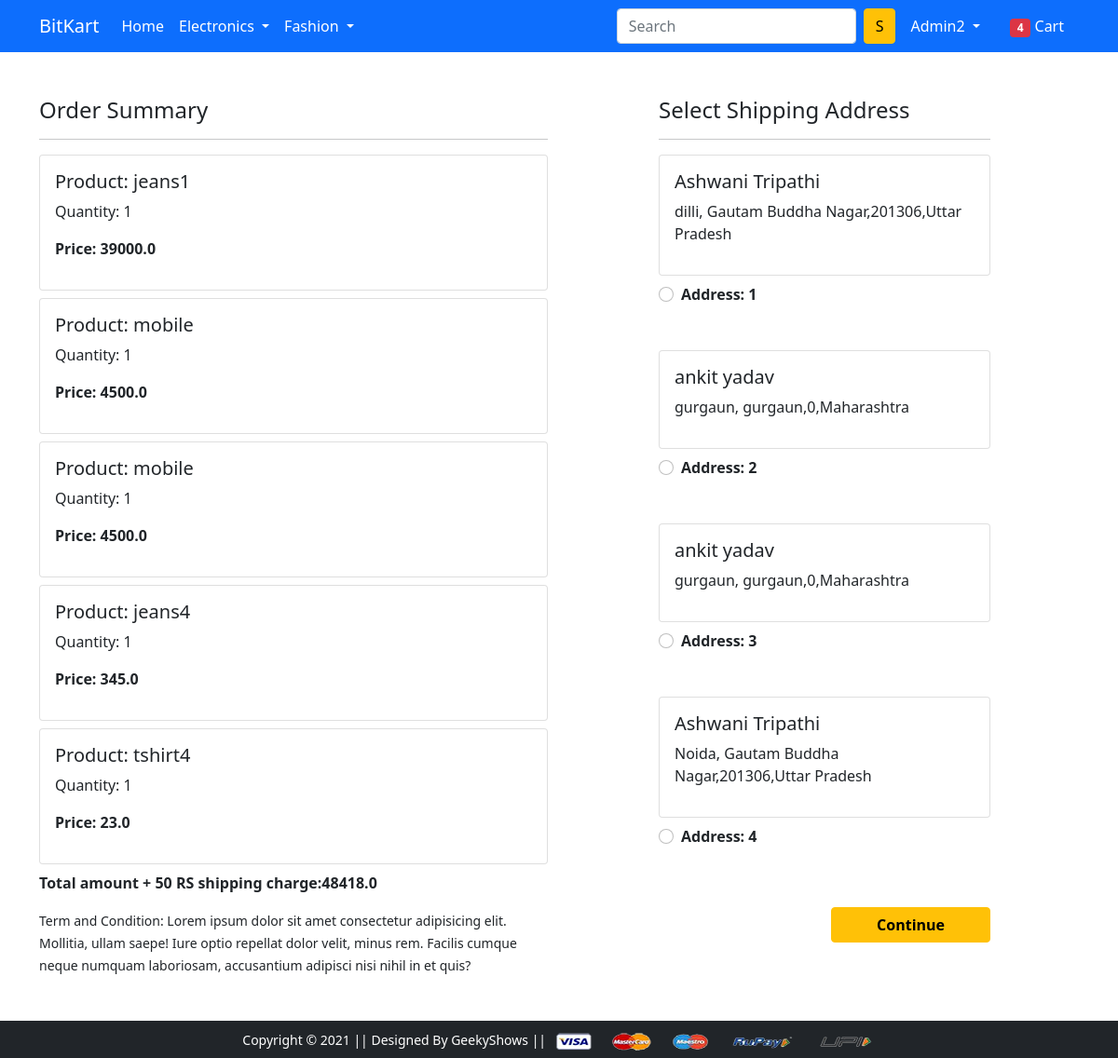
Page /checkout/ (signed in) on the earlier database version.
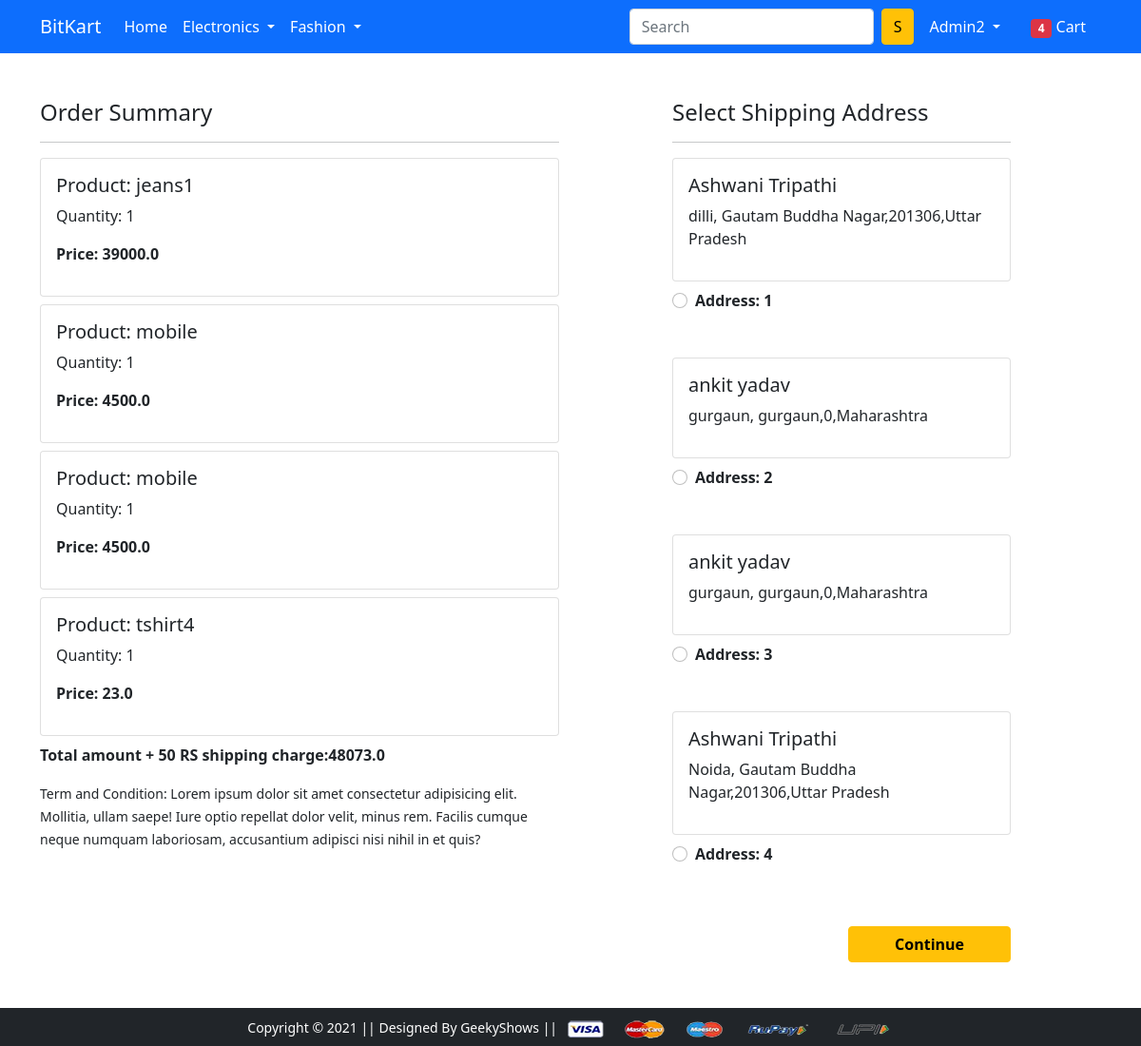
Same page on the later database version.
### app/models.py (models this page shows, shortened)
class Cart(models.Model):
    user = models.ForeignKey(User, on_delete=models.CASCADE)
    product = models.ForeignKey(Product, on_delete=models.CASCADE)
    quantity = models.PositiveIntegerField(default=1)
    @property
    def total_cost(self):
        return self.quantity*self.product.discounted_price

class Product(models.Model):
    title = models.CharField(max_length=100)
    selling_price = models.FloatField()
    discounted_price = models.FloatField()
    description = models.TextField()
    brand = models.CharField(max_length=100)
    category = models.CharField(choices=CATEGORY_CHOICES, max_length=2)
    product_image = models.ImageField(upload_to="productimg")

class Customer(models.Model):
    user = models.ForeignKey(User, on_delete=models.CASCADE)
    name = models.CharField(max_length=200)
    locality = models.CharField(max_length=200)
    city = models.CharField(max_length=50)
    zipcode = models.IntegerField()
    state = models.CharField(choices=STATE_CHOICES, max_length=50)

### app/views.py (the view)
# urls.py: path('checkout/', views.checkout, name='checkout'),
def checkout(request):
 user=request.user
 add=Customer.objects.filter(user=user)
 carts=Cart.objects.filter(user=user)
 amount=0.0
 shipping_charge=50
 if carts:
  for cart in carts:
    product=cart.product
    amount+=(cart.quantity*product.discounted_price)
  total_amount=amount+shipping_charge
  return render(request, 'app/checkout.html',{'add':add,'carts':carts,'total_amount':total_amount})

### app/templates/app/checkout.html (shortened to what this page needs)
{% extends 'app/base.html' %}
{% load static %}
{% block main-content %}
<div class="container">
 <div class="row mt-5">
  <div class="col-sm-6">
    <h4>Order Summary</h4>
    <hr>
    {% for cart in carts %}
      <div class="card mb-2">
        <div class="card-body">
          <h5>Product: {{cart.product.title}}</h5>
          <p>Quantity: {{cart.quantity}}</p>
          <p class="fw-bold">Price: {{cart.total_cost}} </p>
        </div>
      </div>
      {% endfor %}
      <p class="fw-bold">Total amount + 50 RS shipping charge:{{total_amount}}</p>
    <small>Term and Condition: Lorem ipsum dolor sit amet consectetur adipisicing elit. Mollitia, ullam saepe! Iure optio repellat dolor velit, minus rem. Facilis cumque neque numquam laboriosam, accusantium adipisci nisi nihil in et quis?</small>
  </div>
  <div class="col-sm-4 offset-sm-1">
    <h4>Select Shipping Address</h4>
    <hr>
    <form action="/paymentdone">
      {% for ad in add  %}
      <div class="card">
        <div class="card-body">
        <h5>{{ad.name}}</h5>
        <p>{{ad.locality}}, {{ad.city}},{{ad.zipcode}},{{ad.state}}</p>
        </div>
      </div>
        <div class="form-check mt-2 mb-5">
          <input class="form-check-input" type="radio" name="custid" id="custadd{{forloop.counter}}" value="{{ad.id}}">
          <label class="form-check-label fw-bold" for="custadd{{forloop.counter}}">
            Address: {{forloop.counter}} </label>
        </div>
        {% endfor %}
        <div class="text-end">
          <button type="submit" class="btn btn-warning mt-3 px-5 fw-bold">Continue</button>
        </div>
      </form>
    </div>
  </div>
</div>
{% endblock main-content %}

Differences in the rows shown:
removed Cart: product "jeans4", quantity "1", total_cost "345.0"
Other differences:
{{ total_amount }}: "48418.0" → "48073.0"
